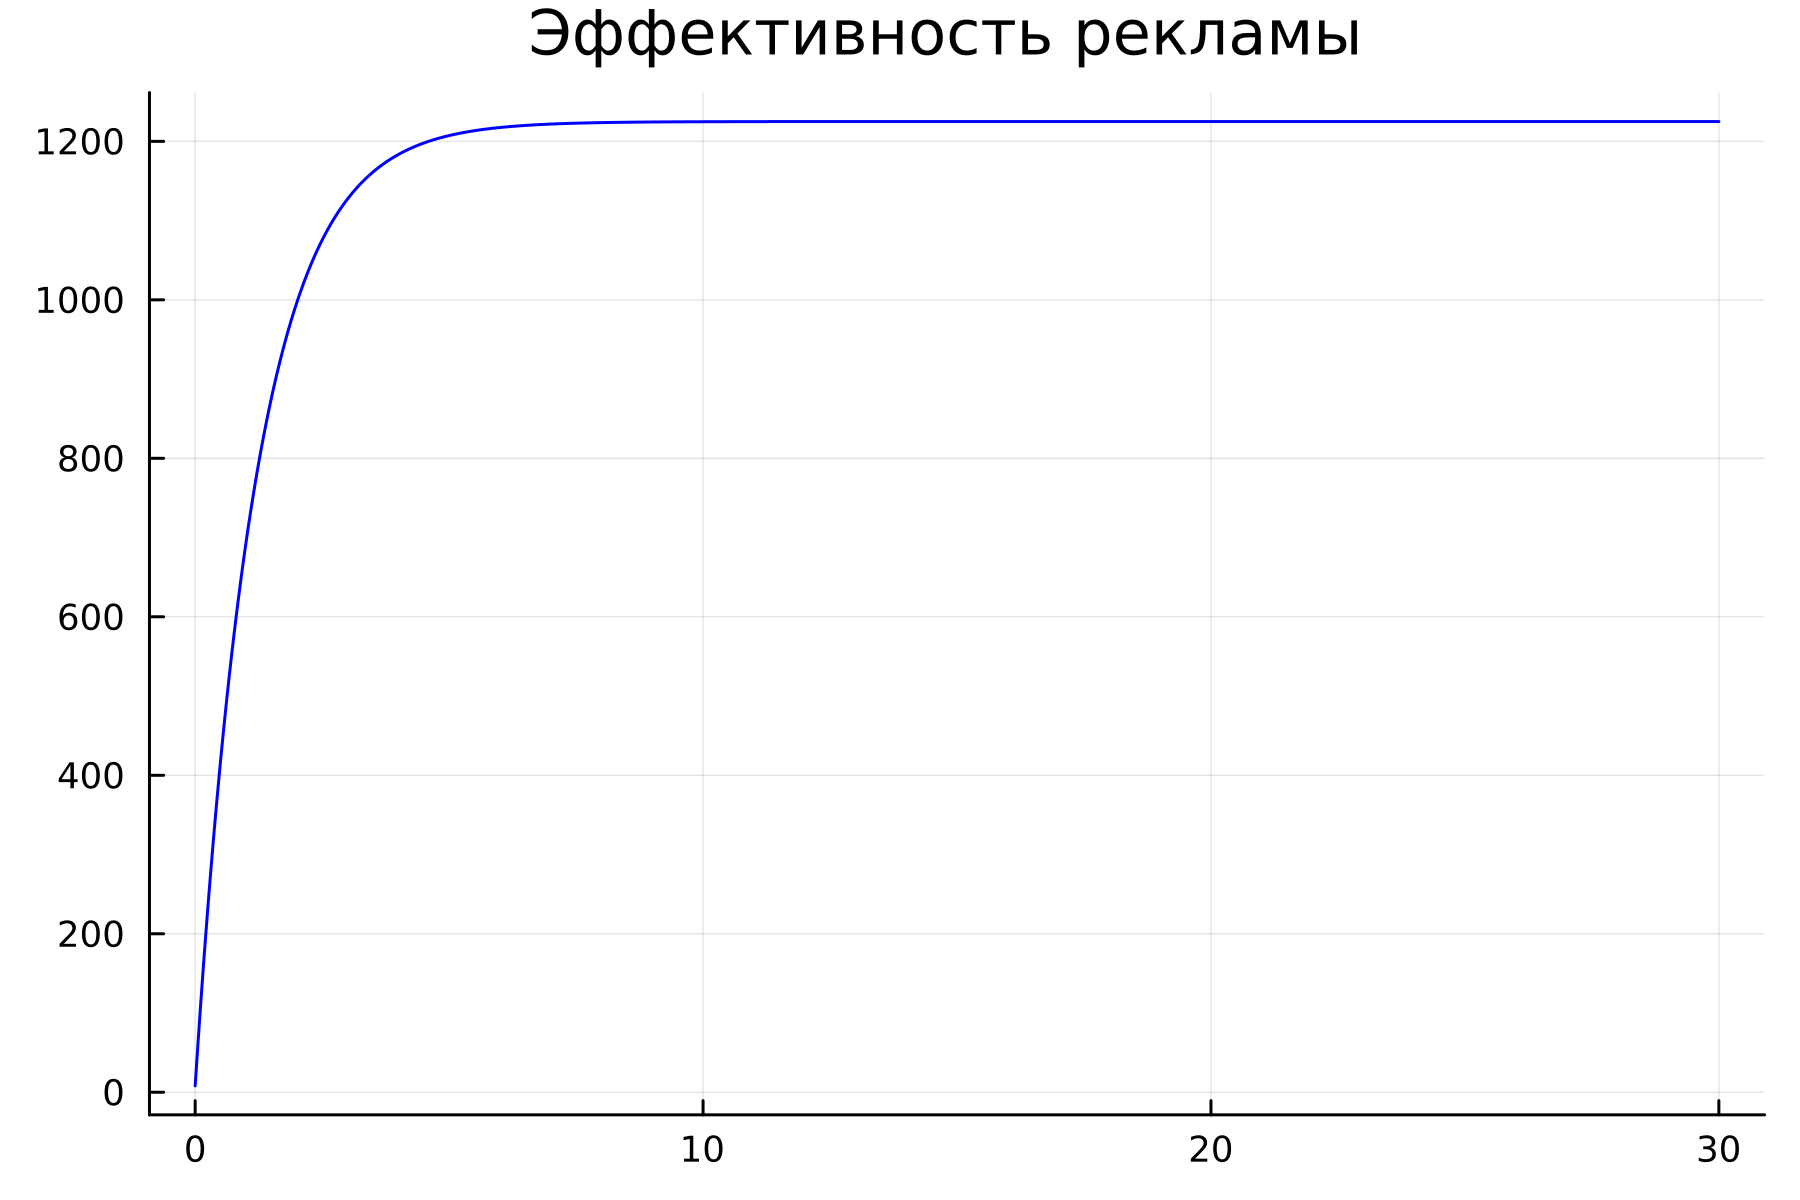

Julia code for this plot:
using Plots
using DifferentialEquations

N = 1225
n0 = 8

function ode_fn(du, u, p, t)
  (n) = u
  du[1] = (0.815 + 0.000033*u[1])*(N - u[1])
end

v0 = [n0]
tspan = (0.0, 30.0)
prob = ODEProblem(ode_fn, v0, tspan)
sol = solve(prob, dtmax = 0.05)
n = [u[1] for u in sol.u]
T = [t for t in sol.t]

plt = plot(
           dpi = 300,
           title = "Эффективность рекламы ",
           legend = false)
plot!(
      plt,
      T,
      n,
      color = :blue)

savefig(plt, "lab07_1.png")
